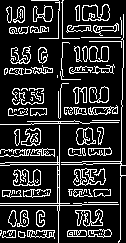
#> input picture src/golf_etl/sim_panel.png, 126 x 243 px
$ python -i sim.py   (imports and definitions only)
#> lines starting #> are read from the running program, lines starting #| are printed output that depends on the picture
"""Read the golf simulator's readout panel with glyph templates, no model.

The panel is a 2 x 6 grid of numbers on a flat background. Slo-mo footage catches the projector's
color cycle, so the text can be white, yellow or blue: each value cell is read as its distance
from the cell's own median color, cut into glyphs, and every glyph is matched to labeled
templates. Small text often loses its decimal point, so the point is put back from the field's
decimals. The panel itself is found by matching the edges of a reference panel over a range of
sizes.
"""

import json
import re
from collections import Counter
from collections.abc import Iterable
from dataclasses import dataclass
from functools import cache, cached_property
from itertools import pairwise
from pathlib import Path

import cv2
import numpy as np

FIELDS = (
    "club_path",
    "carry_game",
    "face_to_path",
    "carry_raw",
    "back_spin",
    "total_length",
    "smash",
    "ball_speed",
    "peak_height",
    "total_spin",
    "face_to_target",
    "club_speed",
)  # panel order: left to right, then top to bottom
COLUMNS, ROWS = 2, 6
CELL_INSET_X, CELL_INSET_TOP = 3, 2  # px trimmed off each cell before reading
VALUE_SHARE = 0.72  # top share of a cell that holds the value, the label sits below

UPSCALE = 4
PERCENTILES = (40, 98)  # background and text levels of the distance image
THRESHOLDS = (0.7, 0.75, 0.8)  # of the way from background to text level
MIN_AREA = 3 * UPSCALE  # px of a blob at the upscaled size
MIN_BOTTOM = 0.3  # of the cell height; a blob ending above this is noise from the cell above
EDGE_MARGIN = UPSCALE  # px; a blob this close to the left or right edge is the cell border
# Blur can merge a whole value into one blob, so the cell sets the digit size, not the tallest blob.
DIGIT_HEIGHT = 0.57  # fraction of the value cell's height a digit fills
SPACE_GAP = 0.48  # of the digit height; the gap before a suffix is at least this wide
MARK_HEIGHT = 0.3  # of the digit height; anything shorter is a point or a dash
DOT_WIDTH = 2.2  # heights; a wider mark is a dash
SPLIT_HEIGHT = 0.6  # of the digit height; a shorter blob that is not a mark is a broken glyph
DIGIT_WIDTH = 0.52  # of the digit height, the step from one digit to the next
BROKEN = "?"  # a piece of a glyph the threshold broke apart; the read at that threshold fails
CUT_SEARCH = 0.25  # digit widths around an even split searched for the darkest column
GLYPH_SIZE = (12, 20)  # width, height
ASPECT_WEIGHT = 0.5
CLASS_MARGIN = 0.10  # score a glyph's class must beat every other class by, 0 and O as one
# Best template score every glyph needs when only one threshold reads the cell: the highest value
# that cost under 2% of the held-out right reads on IMG_4758.
LONE_MATCH = 0.775
MAX_STEP = 0.95  # of the digit height; neighbor digits sit up to 0.67 apart, 0.89 across the point
TRIM_WIDTH = 0.58  # of the digit height; a wider piece can have the decimal point stuck to it
MAX_WIDTH = 0.62  # of the digit height; no digit is wider once the point is trimmed off
# A patch over part of a cell, or a cell edge cutting through a digit, leaves pixels off the
# background color that no glyph explains. More than COVER_SHARE of the glyph band off by
# COVER_LEVEL of the way to the text level, and farther than COVER_PAD from every blob, is no read.
COVER_LEVEL = 0.15
COVER_SHARE = 0.2
COVER_PAD = 0.15  # of the digit height
# A blob at the left or right edge, off the cell's top and bottom rows and level with the glyphs,
# at least this tall and wide (of the digit height) is a digit the cell edge cut through. A
# narrower one is the cell's border.
CLIPPED_HEIGHT, CLIPPED_WIDTH = 0.8, 0.15

CLASSES = "0123456789ICO"
SUFFIX_LENGTH = {"club_path": 2, "face_to_path": 1, "face_to_target": 1}
DECIMALS = {"smash": 2, "back_spin": 0, "total_spin": 0}  # every other field has 1
FORMATS = {
    "club_path": r"\d+\.\d (I-O|O-I)",
    "face_to_path": r"\d+\.\d [CO]",
    "face_to_target": r"\d+\.\d [CO]",
    "smash": r"\d\.\d\d",
    "back_spin": r"\d+",
    "total_spin": r"\d+",
}  # every other field is r"\d+\.\d"

PANEL_REFERENCE = Path(__file__).with_name("sim_panel.png")  # edges of a 126 x 243 panel
CANNY = (50, 150)
EDGE_BLUR = 1.0  # px sigma, so edges a px apart still match
COARSE_SIZE = 0.5  # frame scale for the coarse pass
COARSE_SCALES = np.round(np.arange(0.6, 1.41, 0.05), 2)  # of the reference size
COARSE_HITS = 3  # best coarse hits refined at full size
HIT_SPACING = 0.5  # of the panel height between coarse hits
FINE_SCALES = np.round(np.arange(-0.05, 0.051, 0.01), 2)  # around a coarse hit's scale
HEIGHT_SCALES = np.round(np.arange(-0.05, 0.051, 0.01), 2)  # height scale less width scale
ROI_MARGIN = 0.25  # of the coarse box height searched around it at full size, more than a row
LABEL_BAND = (0.6, 0.86)  # of a panel row, where the labels sit under the value
SETTLE_REACH = 0.33  # of a panel row, how far the box may move up or down as it settles
MIN_PANEL_SCORE = 0.29  # halfway between the weakest panel (0.335) and best no-panel frame (0.246)

SAMPLE_FPS = 2.0  # frames read per second of video
START_AFTER_S = 2.0  # the readout appears this long after impact
MAX_AFTER_S = 15.0  # and is read for no longer than this
MIN_VOTES = 2  # reads a field's winner needs
LEAD = 2  # the winner needs this many times the runner-up's votes
PANEL_AGREE_PX = 2  # panels this close on every edge are the same panel
MIN_PANELS = 3  # agreeing panels needed to trust a box
# The screen switches to a new shot 0.2 to 0.5s after impact, so up to BEFORE_END_S before impact
# it still shows the previous shot, and from BEFORE_START_S before (but at least AFTER_PREVIOUS_S
# after the previous swing's impact) the previous shot's numbers are up.
BEFORE_START_S, BEFORE_END_S, AFTER_PREVIOUS_S = 1.5, 0.25, 1.0
MIN_COMPARED = 4  # fields read before and after impact needed to call the screen unchanged
MIN_PANEL_READS = 4  # fields a found panel must read in one searched frame to be the readout
COUNTING = ("carry_game", "total_length")  # fields that count up while the ball flies and rolls
COUNTS_SETTLE_S = 13.0  # after impact; the roll holds its next-to-last value for about 2.5s

Box = tuple[int, int, int, int]  # x0, x1, y0, y1


@dataclass(frozen=True)
class Panel:
    box: Box
    score: float  # TM_CCOEFF_NORMED of the frame's edges against the reference, before settling


@dataclass
class SimShot:
    values: dict[str, str | None]  # screen text by field, None when the frames do not agree
    votes: dict[str, int]  # reads of the winning text, 0 for a blank field
    frames: int
    first_seen_s: dict[str, float]  # when each winning text first appeared; no entry for a blank
    unchanged: bool = False  # the screen showed the same numbers before impact; every field blank


@dataclass(frozen=True)
class Glyph:
    image: np.ndarray  # 20 x 12 float32, mean removed, unit norm
    aspect: float  # width / height of the glyph's blob
    left: int  # upscaled px from the cell's left edge
    right: int


@dataclass(frozen=True)
class Glyphs:
    """Labeled glyph templates. `images` is the raw crop scaled to 0 to 255."""

    images: np.ndarray  # N x 20 x 12 uint8
    aspects: np.ndarray  # N float32
    labels: np.ndarray  # N <U1, one of CLASSES

    # [4 lines left out: function features, not called in this run]

    def save(self, path: Path) -> None:
        np.savez_compressed(path, images=self.images, aspects=self.aspects, labels=self.labels)

    # [18 lines left out: functions load, value_boxes, not called in this run]


def find_panel(frame: np.ndarray) -> Panel | None:
    """The readout panel in an RGB frame (0 to 255), or None when nothing matches well enough."""
    panel = _best_panel(frame)
    return panel if panel and panel.score >= MIN_PANEL_SCORE else None


# [35 lines left out: functions pick_panel, shot_window, not called in this run]


def counts_settled(impact_s: float, window_end_s: float) -> bool:
    """Whether a shot window ending at `window_end_s` reaches the counting fields' final values."""
    return window_end_s >= impact_s + COUNTS_SETTLE_S


# [55 lines left out: functions before_window, vote, read_shot, not called in this run]


def blank_shot(frames: int, unchanged: bool = False) -> SimShot:
    """A shot read from `frames` frames with every field blank."""
    return SimShot(dict.fromkeys(FIELDS), dict.fromkeys(FIELDS, 0), frames, {}, unchanged)


def same_panel(a: Panel | None, b: Panel, px: int) -> bool:
    """Whether `a` was found and every edge is within `px` of `b`'s."""
    return a is not None and all(abs(x - y) <= px for x, y in zip(a.box, b.box, strict=True))


def fields_read(frame: np.ndarray, panel: Panel, glyphs: Glyphs) -> int:
    """How many fields read in an RGB frame."""
    return sum(text is not None for [(_, text)] in _reads([(0.0, frame)], panel, glyphs).values())


# [98 lines left out: functions _reads, compare_before, _unchanged, write_sim_json, cut_glyphs, build_glyphs and 1 more, not called in this run]


def _best_panel(frame: np.ndarray) -> Panel | None:
    """The best match of the reference, whatever its score.

    The reference is matched over COARSE_SCALES on a COARSE_SIZE frame. The best COARSE_HITS hits
    that sit apart are each refined at full size, and the best refined match wins.
    """
    if not frame.size:
        return None
    edges = _edges(frame)
    small = cv2.resize(edges, None, fx=COARSE_SIZE, fy=COARSE_SIZE, interpolation=cv2.INTER_AREA)
    hits = [
        (score, box, scale)
        for scale in COARSE_SCALES
        for score, box in _peaks(small, scale * COARSE_SIZE, scale * COARSE_SIZE, COARSE_HITS)
    ]
    starts: list[tuple[Box, float]] = []
    for _, box, scale in sorted(hits, key=lambda h: -h[0]):
        if all(_apart(box, other) for other, _ in starts):
            starts.append((box, scale))
        if len(starts) == COARSE_HITS:
            break
    panels = [p for box, scale in starts if (p := _refine(edges, box, scale))]
    return max(panels, key=lambda p: p.score, default=None)


def _refine(edges: np.ndarray, coarse_box: Box, scale: float) -> Panel | None:
    """The best match near a coarse hit: over FINE_SCALES, then over HEIGHT_SCALES for the height.

    The box then settles where the whole panel and its value rows line up best together.
    """
    x0, x1, y0, y1 = (round(v / COARSE_SIZE) for v in coarse_box)
    margin = round(ROI_MARGIN * (y1 - y0)) + 2
    left, top = max(0, x0 - margin), max(0, y0 - margin)
    roi = edges[top : y1 + margin, left : x1 + margin]
    fine = [(hit, s) for s in scale + FINE_SCALES for hit in _peaks(roi, s, s)]
    if not fine:
        return None
    _, scale = max(fine, key=lambda f: f[0][0])
    tall = [hit for sy in scale + HEIGHT_SCALES for hit in _peaks(roi, scale, sy)]
    score, (bx0, bx1, by0, by1) = max(tall, key=lambda h: h[0])
    return Panel(_settle(edges, (bx0 + left, bx1 + left, by0 + top, by1 + top)), score)


def _settle(edges: np.ndarray, box: Box) -> Box:
    """The box moved up to SETTLE_REACH of a row up or down and 2 px sideways.

    Some projector colors hide the labels. The whole panel then fits best a quarter of a row high,
    and where the labels show, the value rows alone fit best a quarter of a row low. The sum of the
    two scores peaks on the panel in both cases.
    """
    x0, x1, y0, y1 = box
    w, h = x1 - x0, y1 - y0
    reach = round(SETTLE_REACH * h / ROWS)
    left, top = max(0, x0 - 2), max(0, y0 - reach)
    window = edges[top : y1 + reach, left : x1 + 2]
    if window.shape[0] < h or window.shape[1] < w:
        return box
    scores = sum(
        cv2.matchTemplate(
            window, cv2.resize(r, (w, h), interpolation=cv2.INTER_AREA), cv2.TM_CCOEFF_NORMED
        )
        for r in _references()
    )
    _, _, _, (x, y) = cv2.minMaxLoc(scores)
    return (left + x, left + x + w, top + y, top + y + h)


def _peaks(edges: np.ndarray, sx: float, sy: float, count: int = 1) -> list[tuple[float, Box]]:
    """Up to `count` best scores and boxes of the reference scaled sx wide and sy high.

    Each peak blanks the scores within HIT_SPACING of the panel height around it. Empty when the
    reference does not fit in `edges`.
    """
    reference, _ = _references()
    w, h = round(reference.shape[1] * sx), round(reference.shape[0] * sy)
    if w > edges.shape[1] or h > edges.shape[0]:
        return []
    template = cv2.resize(reference, (w, h), interpolation=cv2.INTER_AREA)
    scores = cv2.matchTemplate(edges, template, cv2.TM_CCOEFF_NORMED)
    reach = int(HIT_SPACING * h)
    peaks = []
    for _ in range(count):
        _, score, _, (x, y) = cv2.minMaxLoc(scores)
        peaks.append((float(score), (x, x + w, y, y + h)))
        scores[max(0, y - reach) : y + reach + 1, max(0, x - reach) : x + reach + 1] = -1
    return peaks


def _apart(a: Box, b: Box) -> bool:
    """Whether two boxes' centers are at least HIT_SPACING of the taller one's height apart."""
    dx = (a[0] + a[1] - b[0] - b[1]) / 2
    dy = (a[2] + a[3] - b[2] - b[3]) / 2
    return np.hypot(dx, dy) >= HIT_SPACING * max(a[3] - a[2], b[3] - b[2])


@cache
def _references() -> tuple[np.ndarray, np.ndarray]:
    """The blurred reference edges: the whole panel, and its value rows with the labels blanked."""
    edges = cv2.imread(str(PANEL_REFERENCE), cv2.IMREAD_GRAYSCALE)
    values = edges.copy()
    row = edges.shape[0] / ROWS
    for k in range(ROWS):
        values[round((k + LABEL_BAND[0]) * row) : round((k + LABEL_BAND[1]) * row)] = 0
    return tuple(cv2.GaussianBlur(e, (0, 0), EDGE_BLUR) for e in (edges, values))


def _edges(rgb: np.ndarray) -> np.ndarray:
    """Blurred Canny edges, strongest over the color channels. Other dtypes are clipped to uint8.

    They stay uint8: in a blurred float map, near flat areas give spurious scores close to 1.
    """
    if rgb.dtype != np.uint8:
        rgb = np.clip(rgb, 0, 255).astype(np.uint8)
    edges = cv2.Canny(np.ascontiguousarray(rgb), *CANNY)
    return cv2.GaussianBlur(edges, (0, 0), EDGE_BLUR)


# [227 lines left out: functions _cuts, _covered, _read, _scored_read, _suffix_start, _number_fits and 7 more, not called in this run]


def _normalize(values: np.ndarray) -> np.ndarray:
    centered = values.astype(np.float32) - values.mean()
    return centered / (np.linalg.norm(centered) + 1e-6)


def _to_uint8(image: np.ndarray) -> np.ndarray:
    lo, hi = image.min(), image.max()
    return np.round((image - lo) / max(hi - lo, 1e-6) * 255).astype(np.uint8)


# [38 lines left out: functions _spread, _match, _text, not called in this run]

>>> import cv2
>>> picture = cv2.imread('sim_panel.png')
#> picture is the input picture: shape (243, 126, 3); 17.9% white in thin lines or dots
>>> result = find_panel(picture)
#> in _edges, `edges = cv2.Canny(np.ascontiguousarray(rgb), *CANNY)`:
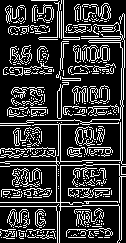
#> edges: shape (243, 126); 21.8% white in thin lines or dots
#> in _edges, `return cv2.GaussianBlur(edges, (0, 0), EDGE_BLUR)`:
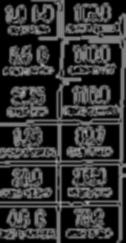
#> returned value: shape (243, 126); min 0, max 175, mean 55.8
#> in _references, `edges = cv2.imread(str(PANEL_REFERENCE), cv2.IMREAD_GRAYSCALE)`: edges: shape (243, 126); 17.9% white in thin lines or dots
#> after the loop in _references, `for k in range(ROWS):`:
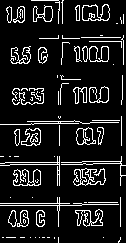
#> values: shape (243, 126); 11.4% white in thin lines or dots
#> in _peaks, `reference, _ = _references()`:
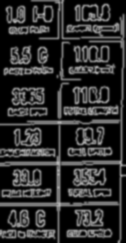
#> reference: shape (243, 126); min 0, max 178, mean 45.6
#> in _peaks, `w, h = round(reference.shape[1] * sx), round(reference.shape[0] * sy)`: w = 38; h = 73
#> in _peaks, `reach = int(HIT_SPACING * h)`: reach = 36
#> the loop in _peaks, `for _ in range(count):` made 3 passes
#> (score, y) on passes 1 to 3: (0.147, 28), (-1, 0), (-1, 0)
#> after the loop in _peaks, `for _ in range(count):`: scores: shape (50, 26) float32; every value is -1
#> after the loop in _peaks, `for _ in range(count):`: peaks = [(0.147, (0, 38, 28, 101)), (-1, (0, 38, 0, 73)), (-1, (0, 38, 0, 73))]
#> call 2 of _peaks, with sx = 0.325, sy = 0.325, count = 3
#> in _peaks (call 2), `w, h = round(reference.shape[1] * sx), round(reference.shape[0] * sy)`: w = 41; h = 79
#> in _peaks (call 2), `scores = cv2.matchTemplate(edges, template, cv2.TM_CCOEFF_NORMED)`:
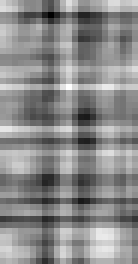
#> scores: shape (44, 23) float32 (shown 6 times larger); min -0.12, max 0.134, mean 0.0179; drawn with min black and max white
#> in _peaks (call 2), `reach = int(HIT_SPACING * h)`: reach = 39
#> the loop in _peaks (call 2), `for _ in range(count):` made 3 passes
#> (score, x, y) on passes 1 to 3: (0.134, 11, 14), (-1, 0, 0), (-1, 0, 0)
#> after the loop in _peaks (call 2), `for _ in range(count):`: scores: shape (44, 23) float32; every value is -1
#> after the loop in _peaks (call 2), `for _ in range(count):`: peaks = [(0.134, (11, 52, 14, 93)), (-1, (0, 41, 0, 79)), (-1, (0, 41, 0, 79))]
#> call 3 of _peaks, with sx = 0.35, sy = 0.35, count = 3
#> in _peaks (call 3), `w, h = round(reference.shape[1] * sx), round(reference.shape[0] * sy)`: w = 44; h = 85
#> in _peaks (call 3), `scores = cv2.matchTemplate(edges, template, cv2.TM_CCOEFF_NORMED)`:
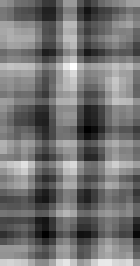
#> scores: shape (38, 20) float32 (shown 7 times larger); min -0.0808, max 0.152, mean 0.0246; drawn with min black and max white
#> in _peaks (call 3), `reach = int(HIT_SPACING * h)`: reach = 42
#> the loop in _peaks (call 3), `for _ in range(count):` made 3 passes
#> (score, x, y) on passes 1 to 3: (0.152, 10, 9), (-1, 0, 0), (-1, 0, 0)
#> after the loop in _peaks (call 3), `for _ in range(count):`: scores: shape (38, 20) float32; every value is -1
#> after the loop in _peaks (call 3), `for _ in range(count):`: peaks = [(0.152, (10, 54, 9, 94)), (-1, (0, 44, 0, 85)), (-1, (0, 44, 0, 85))]
#> in _best_panel, `hits = [ (score, box, scale) for scale in COARSE_SCALES for score, box..`: hits = 27 items
#> the loop in _best_panel, `for _, box, scale in sorted(hits, key=lambda h: -h[0]):` made 27 passes
#> (box, scale) on passes 2 to 13: ((2, 62, 1, 116), 0.95), ((2, 59, 5, 114), 0.9), ((4, 58, 5, 108), 0.85), ((8, 55, 9, 100), 0.75), ((7, 57, 8, 105), 0.8), ((10, 54, 9, 94), 0.7), ((0, 38, 28, 101), 0.6), ((11, 52, 14, 93), 0.65), ((0, 38, 0, 73), 0.6), ((0, 38, 0, 73), 0.6), ((0, 41, 0, 79), 0.65), ((0, 41, 0, 79), 0.65)
#> (box, scale) on pass 1: ((0, 63, 0, 122), 1)
#> after the loop in _best_panel, `for _, box, scale in sorted(hits, key=lambda h: -h[0]):`: starts = [((0, 63, 0, 122), 1)]
#> in _refine, `x0, x1, y0, y1 = (round(v / COARSE_SIZE) for v in coarse_box)`: x0 = 0; x1 = 126; y0 = 0; y1 = 244
#> in _refine, `margin = round(ROI_MARGIN * (y1 - y0)) + 2`: margin = 63
#> in _refine, `left, top = max(0, x0 - margin), max(0, y0 - margin)`: left = 0
#> in _refine, `fine = [(hit, s) for s in scale + FINE_SCALES for hit in _peaks(roi, s..`: fine = 6 items
#> in _refine, `_, scale = max(fine, key=lambda f: f[0][0])`: scale = 1
#> in _peaks (call 33), `template = cv2.resize(reference, (w, h), interpolation=cv2.INTER_AREA)`:
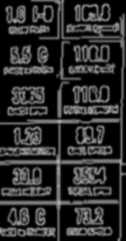
#> template: shape (241, 126); min 0, max 178, mean 45.6
#> in _peaks (call 33), `scores = cv2.matchTemplate(edges, template, cv2.TM_CCOEFF_NORMED)`: scores = [0.654, 0.666, 0.595]
#> the loop in _peaks (call 33), `for _ in range(count):` made 1 pass
#> (score, x, y) on pass 1: (0.666, 0, 1)
#> after the loop in _peaks (call 33), `for _ in range(count):`: peaks = [(0.666, (0, 126, 1, 242))]; scores = [-1, -1, -1]
#> in _refine, `tall = [hit for sy in scale + HEIGHT_SCALES for hit in _peaks(roi, sca..`: tall = [(0.439, (0, 126, 7, 238)), (0.468, (0, 126, 5, 238)), (0.54, (0, 126, 3, 239)), (0.6, (0, 126, 2, 240)), (0.666, (0, 126, 1, 242)), (0.677, (0, 126, 0, 243))]
#> in _refine, `score, (bx0, bx1, by0, by1) = max(tall, key=lambda h: h[0])`: score = 0.677; bx0 = 0; bx1 = 126; by0 = 0; by1 = 243
#> in _settle, `scores = sum( cv2.matchTemplate( window, cv2.resize(r, (w, h), interpo..`: scores = [1.16]
#> in _settle, `_, _, _, (x, y) = cv2.minMaxLoc(scores)`: x = 0
#> in _best_panel, `panels = [p for box, scale in starts if (p := _refine(edges, box, scal..`: panels = 1 item
